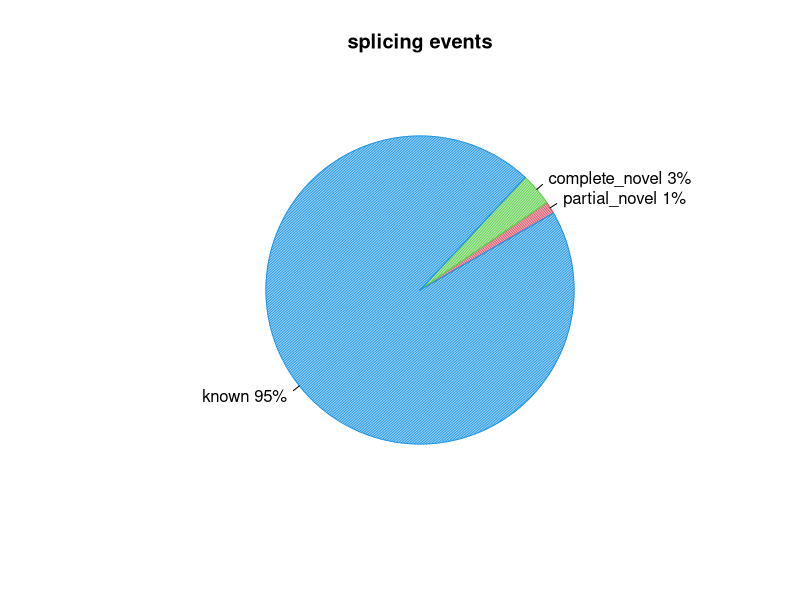
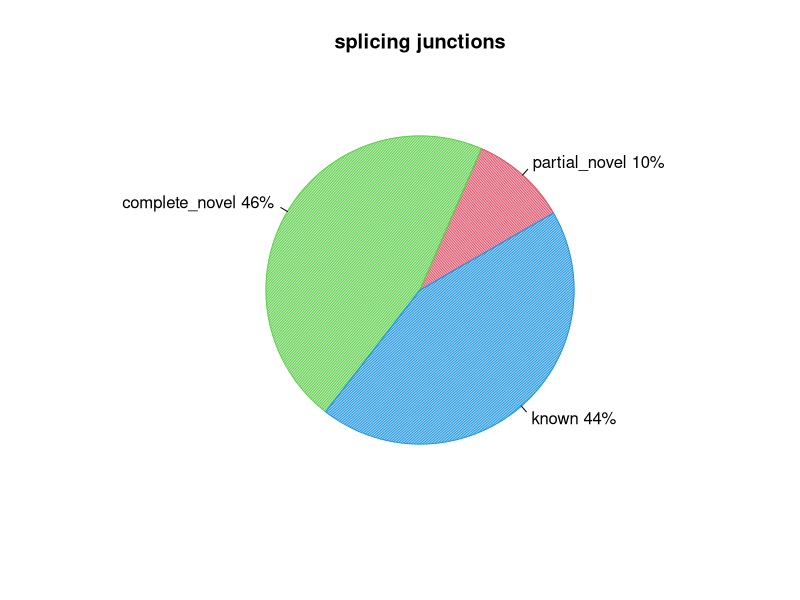

The R source for these figures, in order:
pdf("CF98443.splice_events.pdf")
events=c(1.2660791317756828,3.4315160742519177,95.19336358215571)
pie(events,col=c(2,3,4),init.angle=30,angle=c(60,120,150),density=c(70,70,70),main="splicing events",labels=c("partial_novel 1%","complete_novel 3%","known 95%"))
dev.off()
pdf("CF98443.splice_junction.pdf")
junction=c(10.136529304192798,46.039680981031786,43.823789714775415)
pie(junction,col=c(2,3,4),init.angle=30,angle=c(60,120,150),density=c(70,70,70),main="splicing junctions",labels=c("partial_novel 10%","complete_novel 46%","known 44%"))
dev.off()
